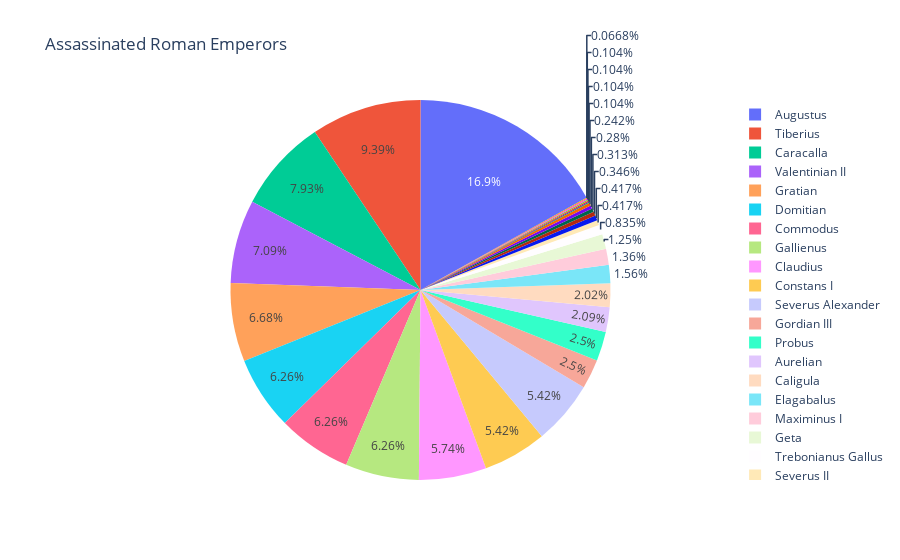

Notebook code for this chart:
### Code cell
import pandas as pd
import plotly.express as px

#Question 8
#Create a pie chart showing the fraction of all Roman Emperors that were assassinated.
#Make sure that the pie chart is an even circle, labels the categories, and shows the percentage breakdown of the categories.

file ='roman-emperor-reigns.csv'

roman_emperors = pd.read_csv(file)
roman_emperors.sort_values(by=['Length_of_Reign'], inplace=True, ascending=False)
assassinated_emperors = roman_emperors[roman_emperors['Cause_of_Death'].apply(lambda x: 'assassinated' in x.lower())]
assassinated_emperors.reset_index(drop=True, inplace=True)
display(assassinated_emperors)


fig = px.pie(assassinated_emperors, values='Length_of_Reign', names='Emperor', title='Assassinated Roman Emperors')
fig.show()

### Figure 1 — Plotly figure (JSON) as saved in the notebook; plotly's stock layout.template omitted (floating-point values rounded to 4 significant figures)
{"data": [{"domain": {"x": [0, 1], "y": [0, 1]}, "hovertemplate": "Emperor=%{label}<br>Length_of_Reign=%{value}<extra></extra>", "labels": ["Augustus", "Tiberius", "Caracalla", "Valentinian II", "Gratian", "Domitian", "Commodus", "Gallienus", "Claudius", "Constans I", "Severus Alexander", "Gordian III", "Probus", "Aurelian", "Caligula", "Elagabalus", "Maximinus I", "Geta", "Trebonianus Gallus", "Severus II", "Numerian", "Quintillus", "Tacitus", "Vitellius", "Galba", "Florian", "Balbinus", "Pupienus", "Pertinax", "Aemilian"], "legendgroup": "", "name": "", "showlegend": true, "type": "pie", "values": [40.58, 22.5, 19, 17, 16, 15, 15, 15, 13.75, 13, 13, 6, 6, 5, 4.83, 3.75, 3.25, 3, 2, 1, 1, 0.83, 0.75, 0.67, 0.58, 0.25, 0.25, 0.25, 0.25, 0.16]}], "layout": {"legend": {"tracegroupgap": 0}, "title": {"text": "Assassinated Roman Emperors"}}}
